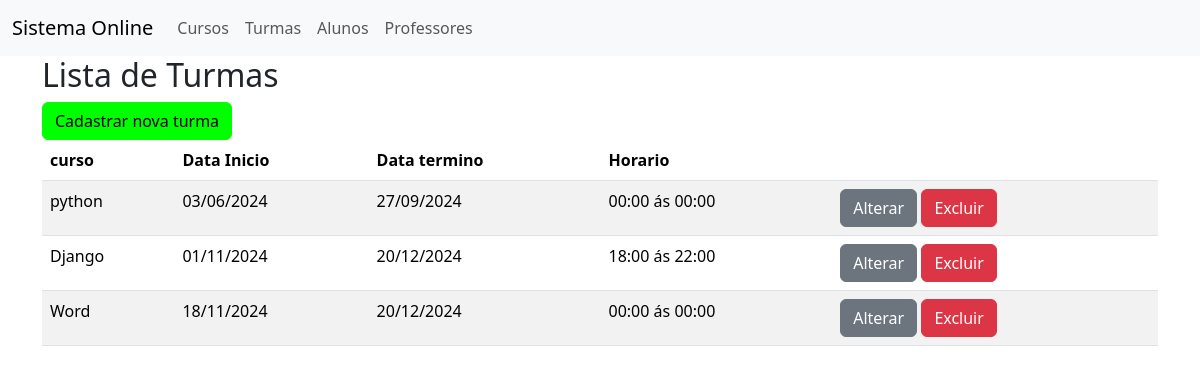
The page /listarturmas on the database as committed earlier.
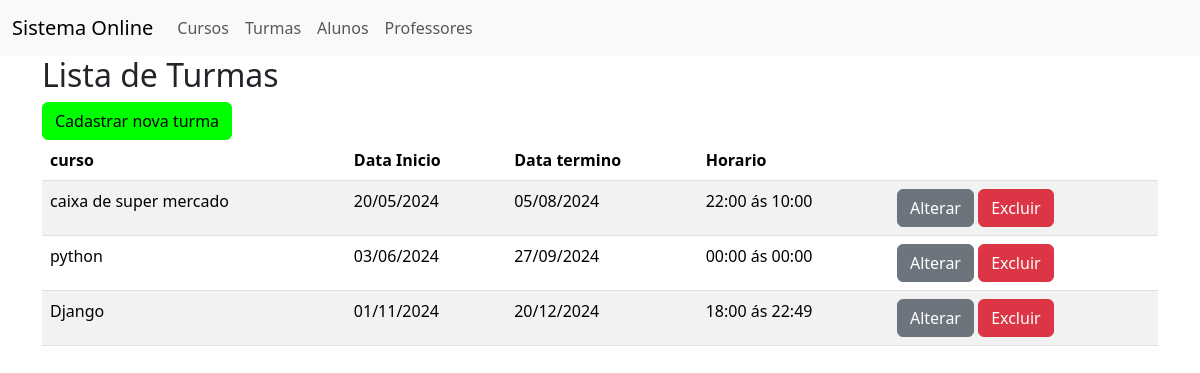
The same page on the database as committed later.
### cadastro/models.py (models this page shows, shortened)
class Turma(models.Model):
    curso = models.ForeignKey(Curso, on_delete=models.DO_NOTHING)
    dataInicio = models.DateTimeField()
    dataTermino = models.DateTimeField()

class Curso(models.Model):
    nome = models.CharField(max_length=50)
    valor = models.DecimalField(max_digits=9, decimal_places=2)
    def __str__(self):
        return self.nome

### cadastro/views.py (the view)
# urls.py: path('listarturmas', views.listarturmas, name='listarturmas'),
def listarturmas(request):
    turmas = Turma.objects.order_by('dataInicio')
    return render(request, 'listarturmas.html', {'turmas': turmas})

### cadastro/templates/listarturmas.html
{% extends 'base.html' %}
{% block content %}
    <h2>Lista de Turmas</h2>
    <a href="{% url 'incluirturma' %}" class="btn btn-primary">Cadastrar nova turma</a>
    <table class="table table-striped">
        <thead>
            <tr>
                <th>curso</th>
                <th>Data Inicio</th>
                <th>Data termino</th>
                <th>Horario</th>
                <th></th>
            </tr>
        </thead>
        <tbody>
            {% for t in turmas %}
            <tr>
                <td>{{ t.curso }}</td>
                <td>{{ t.dataInicio | date:"d/m/Y" }}</td>
                <td>{{ t.dataTermino | date:"d/m/Y" }}</td>
                <td>{{t.dataInicio | date:"H:i"}} ás {{t.dataTermino | date:"H:i"}}</td>
                <td>
                    <a href= "{% url 'alterarturma' t.id %}" class= "btn btn-secondary"> Alterar </a>
                    <a href= "{% url 'excluirturma' t.id %}" class= "btn btn-danger">Excluir</a>
                </td>
            </tr>
            {% endfor %}
        </tbody>
    </table>
{% endblock %}

Rows that differ between the two databases and show on the page:
removed Turma: curso "Word", dataInicio "18/11/2024", dataTermino "20/12/2024", dataInicio "00:00", dataTermino "00:00"
added Turma: curso "caixa de super mercado", dataInicio "20/05/2024", dataTermino "05/08/2024", dataInicio "22:00", dataTermino "10:00"
changed Turma "Django": dataTermino "22:00" → "22:49"
